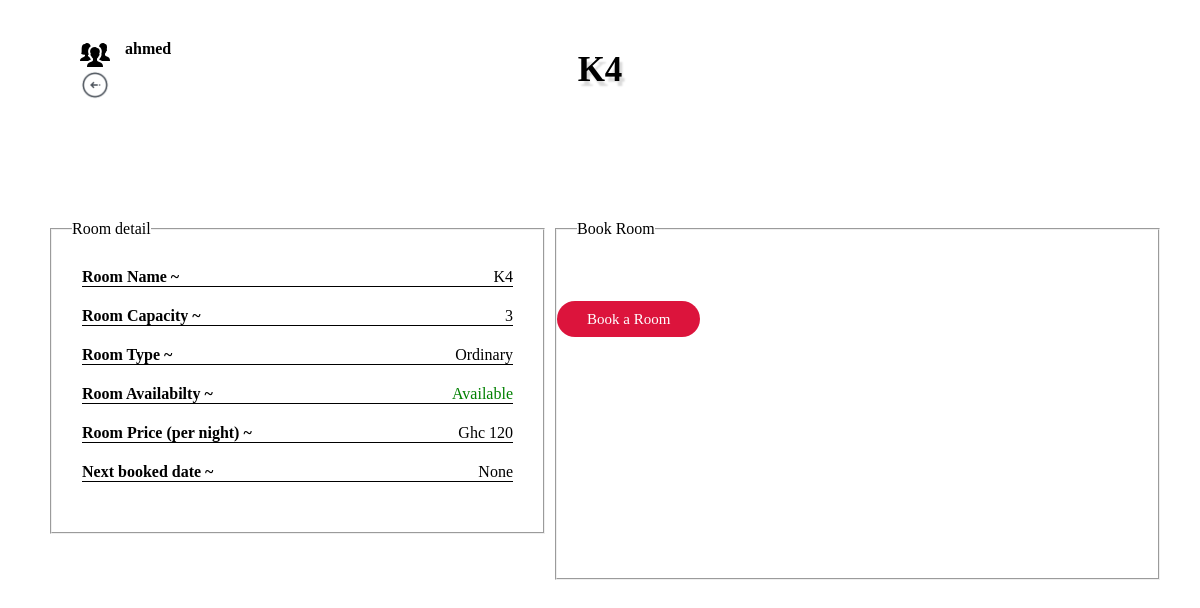
/receptionist/emp_room/K4 (signed in), run on the app's committed database.
### receptionist/models.py (models this page shows, shortened)
class Room(models.Model):
    name = models.TextField(max_length=100, primary_key=True, unique=True)
    capacity = models.IntegerField()
    sizes = (
        ('Executive', 'Executive'),
        ('Ordinary', 'Ordinary'),
        ('Standard', 'Standard'),
        )
    grade = models.CharField(max_length=100, choices=sizes)
    price = models.IntegerField()
    availability = models.BooleanField(default=True)
    next_booked_date = models.DateField(null=True)
    next_free_date = models.DateField(null=True)

### receptionist/views.py (the view)
@login_required(login_url = './emp_login')
def emp_room(request, pk):
    room = Room.objects.get(name= pk)
    room_name = room.name
    booker = Booking.objects.filter(room_name=room_name).first()
    return render(request, 'emp_room.html', {'room': room, 'booker':booker})

### templates/emp_room.html (shortened to what this page needs)
{% load static %}
<!DOCTYPE html>
<html lang="en">
<head>
    <link rel="stylesheet" href={% static "style.css" %}>
</head>
<body class="body1">
    <div class="container dash1">
        <h2>{{room.name}}</h2>
        <div class="logout1">
            <div class="iden">
                <img src={% static  "./images/icons/people_60px.png" %} alt="">
                {% if user.is_authenticated %}
                <p>{{user.username}}</p>
                {% endif %}
            </div>
            <a href="../emp_rooms"><img src={% static "./images/icons/back_arrow_64px.png" %} alt=""></a>
        </div>
        <div class="main_body">
            <aside class="aside1">
                <fieldset>
                    <legend>Room detail</legend>
                    <div class="details">
                        <div class="line">
                            <label for="">Room Name ~</label>
                            <span>{{room.name}}</span>
                        </div>
                        <div class="line">
                            <label for="">Room Capacity ~</label>
                            <span>{{room.capacity}}</span>
                        </div>
                        <div class="line">
                            <label for="">Room Type ~</label>
                            <span>{{room.grade}}</span>
                        </div>
                        {% if room.availability is True %}
                        <div class="line">
                            <label for="">Room Availabilty ~</label>
                            <span class="available">Available</span>
                        </div>
                        {% else %}
                        <div class="line">
                            <label for="">Room Availabilty ~</label>
                            <span class="unavailable">Unavailable</span>
                        </div>
                        {% endif %}
                        <div class="line">
                            <label for="">Room Price (per night) ~</label>
                            <span>Ghc {{room.price}}</span>
                        </div>
                        <div class="line">
                            <label for="">Next booked date ~</label>
                            <span>{{room.next_booked_date}}</span>
                        </div>
                    </div>
            </aside>
            <aside class="aside2">
                <fieldset>
                    <legend>Book Room</legend>
                    {% if room.availability is False %}
                    <form method="post" class="details">
                        <div class="one">
                            <label for="">Booking ID</label>
                            <span>{{booker.booking_id}}</span>
                        </div>
                        <div class="one">
                            <label for="">Name</label>
                            <span>{{booker.guest_name}}</span>
                        </div>
                        <div class="one">
                            <label for="">Guests</label>
                            <span>{{booker.no_of_guests}}</span>
                        </div>
                        <div class="one">
                            <label for="">Arrival </label>
                            <span>{{booker.arrival}}</span>
                        </div>
                        <div class="one">
                            <label for="">Departure </label>
                            <span>{{booker.departure}}</span>
                        </div>
                        <div class="one">
                            <label for="">Phone number </label>
                            <span>{{booker.phone_number}}</span>
                        </div>
                        <div class="one">
                            <label for="">Id number </label>
                            <span>{{booker.id_number}}</span>
                        </div>
                        <div class="one">
                            <label for="">Amount Paid</label>
                            <span>{{booker.amount_paid}}</span>
                        </div>
                        <div class="one">
                            <label for="">Price </label>
                            <span>{{booker.price}}</span>
                        </div>
                    </form>
                    {% else %}
                    <br><br>
                    <br><br>
                    <a href="../emp_book_room" target="_blank" class="book">Book a Room</a>
                    {% endif %}
                </fieldset>
            </aside>
        </div>
    </div>
</body>
</html>

### static/style.css (style rules this page uses)
* { margin: 0; padding: 0; box-sizing: border-box; font-family: Poppins; }
body { display: flex; justify-content: center; align-items: center; min-height: 100vh; min-width: 100vw; }
.body1 { background: url(./images/chris-andrawes-kWXini0GbxU-unsplash.jpg); background-position: center; background-repeat: no-repeat; background-size: cover; }
.container { display: flex; justify-content: center; align-items: center; flex-direction: column; }
.logout1 { position: absolute; top: 0px; left: 30px; padding: 20px; display: flex; flex-direction: column; }
.logout1 img { width: 30px; height: 30px; }
.dash1 { position: relative; width: 95vw; background: rgba(255, 255, 255, 0.863); height: 95vh; border-radius: 20px; }
.dash1 h2 { position: absolute; top: 30px; font-size: 35px; margin-bottom: 40px; text-shadow: 3px 5px 2px rgba(0,0,0,0.15); }
.iden { display: flex; }
.iden p { font-weight: 700; margin-left: 15px; }
.dash1 .main_body { width: 100%; display: grid; grid-template-columns: 45% 55%; gap: 10px; height: 400px; padding: 20px; }
.main_body legend { margin-left: 20px; }
.aside2 { max-height: 470px; }
.aside2 fieldset { height: 100%; }
.details { display: flex; justify-content: center; flex-direction: column; padding: 30px; }
.line { display: flex; justify-content: space-between; align-items: center; border-bottom: 1px solid black; margin-bottom: 20px; }
.line label { font-weight: 600; }
.line span { font-weight: 500; }
.available { color: green; }
.book { padding: 10px 30px; text-align: center; cursor: pointer; background: crimson; border: none; color: white; font-weight: 500; border-radius: 20px; font-size: 15px; text-decoration: none; }

### data on the page
Room: name "K4", capacity "3", grade "Ordinary", price "120", next_booked_date "None"

### other printed values
{{ user.username }} "ahmed"
